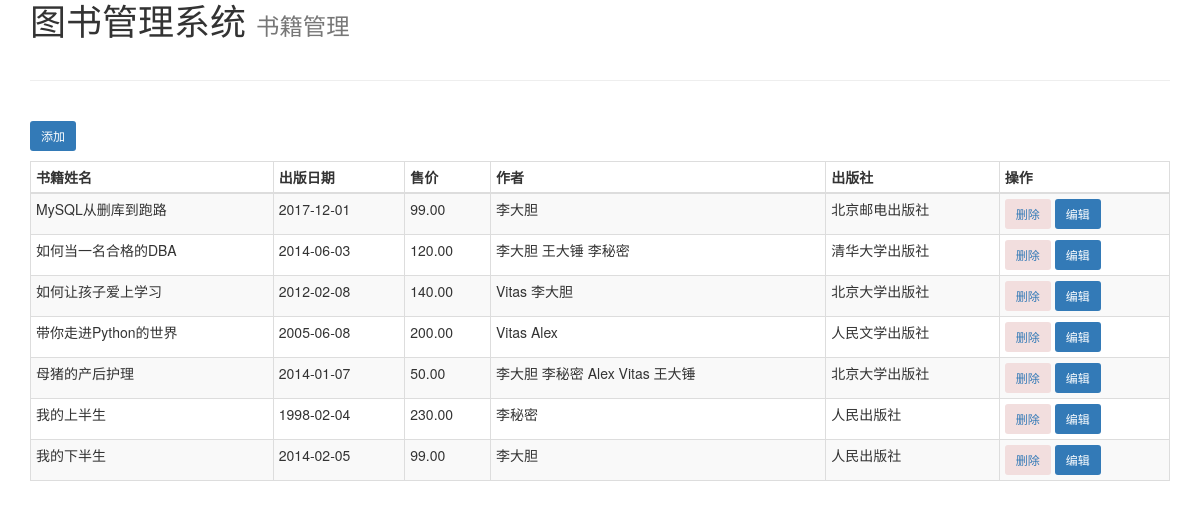
The page /bms/indexBook/ (signed in) on the database its author committed.
### bms/models.py (models this page shows)
class Book(models.Model):
    title = models.CharField(max_length=32)
    publishDate = models.DateField()
    price = models.DecimalField(max_digits=5, decimal_places=2)  # 最大 999.99
    publish = models.ForeignKey('Publish')  # 一对多
    authors = models.ManyToManyField('Author')  # 多对多

class Author(models.Model):
    name = models.CharField(max_length=32)
    age = models.IntegerField()
    detail = models.OneToOneField('AuhtorDetail')

class Publish(models.Model):
    name = models.CharField(max_length=32)
    email = models.EmailField()

### bms/views.py (the view)
    def foo(request,*args,**kwargs):
        user = request.user
        if not user.is_authenticated():
            return redirect('/bms/loginbms/')
        return func(request,*args,**kwargs)

### bms/views.py (called while the page is built)
def check_login(func):
    def foo(request,*args,**kwargs):
        user = request.user
        if not user.is_authenticated():
            return redirect('/bms/loginbms/')
        return func(request,*args,**kwargs)
    return foo

@check_login
def indexBook(request):
    book_list = Book.objects.all()
    return render(request, 'indexBook.html', {'book_list': book_list})

### templates/indexBook.html (shortened to what this page needs)
{% extends 'layout.html' %}
{% block page-main %}
    <div class="container">
        <div>
        <span class="h1">
            <small>
                书籍管理
            </small>
         </span>
        </div>
        <br>
        <hr>
        <br>
        <p><a href="/bms/addBook/" class="btn btn-sm bg-primary">添加</a></p>
        <div class="table-responsive ">
            <table class="table table-striped table-bordered table-hover table-condensed">
                <thead>
                <tr>
                    <th>书籍姓名</th>
                    <th>出版日期</th>
                    <th>售价</th>
                    <th>作者</th>
                    <th>出版社</th>
                    <th>操作</th>
                </tr>
                </thead>
                <tbody>
                {% for book in book_list %}
                    <tr>
                        <td>{{ book.title }}</td>
                        <td>{{ book.publishDate|date:'Y-m-d' }}</td>
                        <td>{{ book.price }}</td>
                        <td>
                            {% for author in book.authors.all %}
                                <span>{{ author.name }}</span>
                            {% endfor %}
                        </td>
                        <td>{{ book.publish.name }}</td>
                        <td>
                            <a href="/bms/delBook/id={{ book.id }}" class="btn btn-sm bg-danger">删除</a>
                            <a href="/bms/editBook/id={{ book.id }}" class="btn btn-sm bg-primary">编辑</a>
                        </td>
                    </tr>
                {% endfor %}
                </tbody>
            </table>
        </div>
    </div>
{% endblock %}

### rows shown on the page
Book: title "MySQL从删库到跑路", publishDate "2017-12-01", price "99.00", publish.name "北京邮电出版社"
Author: name "李大胆"
Book: title "如何当一名合格的DBA", publishDate "2014-06-03", price "120.00", publish.name "清华大学出版社"
Author: name "王大锤"
Author: name "李秘密"
Book: title "如何让孩子爱上学习", publishDate "2012-02-08", price "140.00", publish.name "北京大学出版社"
Author: name "Vitas"
Book: title "带你走进Python的世界", publishDate "2005-06-08", price "200.00", publish.name "人民文学出版社"
Author: name "Alex"
Book: title "母猪的产后护理", publishDate "2014-01-07", price "50.00", publish.name "北京大学出版社"
Book: title "我的上半生", publishDate "1998-02-04", price "230.00", publish.name "人民出版社"
Book: title "我的下半生", publishDate "2014-02-05", price "99.00", publish.name "人民出版社"
